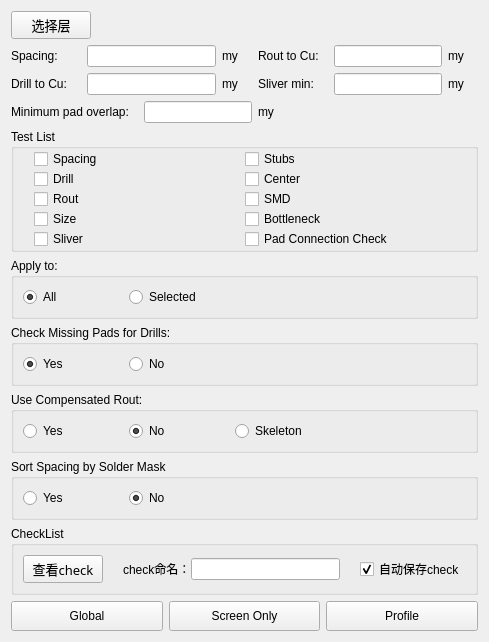
      <widget class="QWidget" name="tab">
       <attribute name="title">
        <string>线路分析</string>
       </attribute>
       <layout class="QVBoxLayout" name="verticalLayout_2">
        <item>
         <layout class="QHBoxLayout" name="horizontalLayout_6" stretch="0,1">
          <item>
           <widget class="QPushButton" name="signal_layer_btn">
            <property name="font">
             <font>
              <family>黑体</family>
              <pointsize>10</pointsize>
             </font>
            </property>
            <property name="cursor">
             <cursorShape>PointingHandCursor</cursorShape>
            </property>
            <property name="text">
             <string>选择层</string>
            </property>
           </widget>
          </item>
          <item>
           <widget class="QLabel" name="layers_label">
            <property name="font">
             <font>
              <family>黑体</family>
              <pointsize>10</pointsize>
             </font>
            </property>
            <property name="text">
             <string/>
            </property>
           </widget>
          </item>
         </layout>
        </item>
        <item>
         <layout class="QGridLayout" name="gridLayout">
          <item row="0" column="0">
           <widget class="QLabel" name="label">
            <property name="minimumSize">
             <size>
              <width>70</width>
              <height>0</height>
             </size>
            </property>
            <property name="text">
             <string>Spacing:</string>
            </property>
           </widget>
          </item>
          <item row="0" column="1" colspan="2">
           <widget class="QLineEdit" name="lineEdit"/>
          </item>
          <item row="0" column="3">
           <widget class="QLabel" name="label_6">
            <property name="minimumSize">
             <size>
              <width>30</width>
              <height>0</height>
             </size>
            </property>
            <property name="maximumSize">
             <size>
              <width>30</width>
              <height>16777215</height>
             </size>
            </property>
            <property name="text">
             <string>my</string>
            </property>
           </widget>
          </item>
          <item row="0" column="6">
           <widget class="QLineEdit" name="lineEdit_2"/>
          </item>
          <item row="0" column="7">
           <widget class="QLabel" name="label_8">
            <property name="minimumSize">
             <size>
              <width>30</width>
              <height>0</height>
             </size>
            </property>
            <property name="maximumSize">
             <size>
              <width>30</width>
              <height>16777215</height>
             </size>
            </property>
            <property name="text">
             <string>my</string>
            </property>
           </widget>
          </item>
          <item row="1" column="0">
           <widget class="QLabel" name="label_4">
            <property name="minimumSize">
             <size>
              <width>70</width>
              <height>0</height>
             </size>
            </property>
            <property name="text">
             <string>Drill to Cu:</string>
            </property>
           </widget>
          </item>
          <item row="1" column="1" colspan="2">
           <widget class="QLineEdit" name="lineEdit_3"/>
          </item>
          <item row="1" column="3">
           <widget class="QLabel" name="label_7">
            <property name="minimumSize">
             <size>
              <width>30</width>
              <height>0</height>
             </size>
            </property>
            <property name="maximumSize">
             <size>
              <width>30</width>
              <height>16777215</height>
             </size>
            </property>
            <property name="text">
             <string>my</string>
            </property>
           </widget>
          </item>
          <item row="1" column="6">
           <widget class="QLineEdit" name="lineEdit_4"/>
          </item>
          <item row="1" column="7">
           <widget class="QLabel" name="label_9">
            <property name="minimumSize">
             <size>
              <width>30</width>
              <height>0</height>
             </size>
            </property>
            <property name="maximumSize">
             <size>
              <width>30</width>
              <height>16777215</height>
             </size>
            </property>
            <property name="text">
             <string>my</string>
            </property>
           </widget>
          </item>
          <item row="2" column="2" colspan="2">
           <widget class="QLineEdit" name="lineEdit_5"/>
          </item>
          <item row="0" column="4" colspan="2">
           <widget class="QLabel" name="label_2">
            <property name="minimumSize">
             <size>
              <width>70</width>
              <height>0</height>
             </size>
            </property>
            <property name="text">
             <string>Rout to Cu:</string>
            </property>
           </widget>
          </item>
          <item row="1" column="4" colspan="2">
           <widget class="QLabel" name="label_5">
            <property name="minimumSize">
             <size>
              <width>70</width>
              <height>0</height>
             </size>
            </property>
            <property name="text">
             <string>Sliver min:</string>
            </property>
           </widget>
          </item>
          <item row="2" column="4" colspan="2">
           <widget class="QLabel" name="label_10">
            <property name="minimumSize">
             <size>
              <width>30</width>
              <height>0</height>
             </size>
            </property>
            <property name="maximumSize">
             <size>
              <width>30</width>
              <height>16777215</height>
             </size>
            </property>
            <property name="text">
             <string>my</string>
            </property>
           </widget>
          </item>
          <item row="2" column="0" colspan="2">
           <widget class="QLabel" name="label_3">
            <property name="text">
             <string>Minimum pad overlap:</string>
            </property>
           </widget>
          </item>
         </layout>
        </item>
        <item>
         <widget class="QGroupBox" name="groupBox">
          <property name="title">
           <string>Test List</string>
          </property>
          <layout class="QGridLayout" name="gridLayout_2" rowstretch="0,1,0,0,0">
           <property name="leftMargin">
            <number>20</number>
           </property>
           <property name="topMargin">
            <number>0</number>
           </property>
           <property name="rightMargin">
            <number>20</number>
           </property>
           <property name="bottomMargin">
            <number>0</number>
           </property>
           <property name="spacing">
            <number>0</number>
           </property>
           <item row="0" column="0">
            <widget class="QCheckBox" name="checkBox">
             <property name="text">
              <string>Spacing</string>
             </property>
             <property name="checkable">
              <bool>false</bool>
             </property>
             <property name="checked">
              <bool>false</bool>
             </property>
             <property name="tristate">
              <bool>true</bool>
             </property>
            </widget>
           </item>
           <item row="0" column="1">
            <widget class="QCheckBox" name="checkBox_2">
             <property name="text">
              <string>Stubs</string>
             </property>
             <property name="checkable">
              <bool>false</bool>
             </property>
             <property name="checked">
              <bool>false</bool>
             </property>
             <property name="tristate">
              <bool>true</bool>
             </property>
            </widget>
           </item>
           <item row="1" column="0">
            <widget class="QCheckBox" name="checkBox_3">
             <property name="text">
              <string>Drill</string>
             </property>
             <property name="checkable">
              <bool>false</bool>
             </property>
             <property name="checked">
              <bool>false</bool>
             </property>
             <property name="tristate">
              <bool>true</bool>
             </property>
            </widget>
           </item>
           <item row="1" column="1">
            <widget class="QCheckBox" name="checkBox_4">
             <property name="text">
              <string>Center</string>
             </property>
             <property name="checkable">
              <bool>false</bool>
             </property>
             <property name="checked">
              <bool>false</bool>
             </property>
             <property name="tristate">
              <bool>true</bool>
             </property>
            </widget>
           </item>
           <item row="2" column="0">
            <widget class="QCheckBox" name="checkBox_5">
             <property name="text">
              <string>Rout</string>
             </property>
             <property name="checkable">
              <bool>false</bool>
             </property>
             <property name="checked">
              <bool>false</bool>
             </property>
             <property name="tristate">
              <bool>true</bool>
             </property>
            </widget>
           </item>
           <item row="2" column="1">
            <widget class="QCheckBox" name="checkBox_6">
             <property name="text">
              <string>SMD</string>
             </property>
             <property name="checkable">
              <bool>false</bool>
             </property>
             <property name="checked">
              <bool>false</bool>
             </property>
             <property name="tristate">
              <bool>true</bool>
             </property>
            </widget>
           </item>
           <item row="3" column="0">
            <widget class="QCheckBox" name="checkBox_7">
             <property name="text">
              <string>Size</string>
             </property>
             <property name="checkable">
              <bool>false</bool>
             </property>
             <property name="checked">
              <bool>false</bool>
             </property>
             <property name="tristate">
              <bool>true</bool>
             </property>
            </widget>
           </item>
           <item row="3" column="1">
            <widget class="QCheckBox" name="checkBox_8">
             <property name="text">
              <string>Bottleneck</string>
             </property>
             <property name="checkable">
              <bool>false</bool>
             </property>
             <property name="autoExclusive">
              <bool>false</bool>
             </property>
             <property name="tristate">
              <bool>true</bool>
             </property>
            </widget>
           </item>
           <item row="4" column="0">
            <widget class="QCheckBox" name="checkBox_9">
             <property name="text">
              <string>Sliver</string>
             </property>
             <property name="checkable">
              <bool>false</bool>
             </property>
             <property name="checked">
              <bool>false</bool>
             </property>
             <property name="tristate">
              <bool>true</bool>
             </property>
            </widget>
           </item>
           <item row="4" column="1">
            <widget class="QCheckBox" name="checkBox_10">
             <property name="text">
              <string>Pad Connection Check</string>
             </property>
             <property name="checkable">
              <bool>false</bool>
             </property>
             <property name="autoExclusive">
              <bool>false</bool>
             </property>
             <property name="tristate">
              <bool>true</bool>
             </property>
            </widget>
           </item>
          </layout>
         </widget>
        </item>
        <item>
         <widget class="QGroupBox" name="groupBox_2">
          <property name="title">
           <string>Apply to:</string>
          </property>
          <layout class="QHBoxLayout" name="horizontalLayout" stretch="1,1">
           <item>
            <widget class="QRadioButton" name="radioButton">
             <property name="maximumSize">
              <size>
               <width>100</width>
               <height>16777215</height>
              </size>
             </property>
             <property name="text">
              <string>All</string>
             </property>
             <property name="checkable">
              <bool>true</bool>
             </property>
             <property name="checked">
              <bool>true</bool>
             </property>
             <property name="autoRepeat">
              <bool>false</bool>
             </property>
             <property name="autoExclusive">
              <bool>true</bool>
             </property>
            </widget>
           </item>
           <item>
            <widget class="QRadioButton" name="radioButton_2">
             <property name="text">
              <string>Selected</string>
             </property>
            </widget>
           </item>
          </layout>
         </widget>
        </item>
        <item>
         <widget class="QGroupBox" name="groupBox_3">
          <property name="title">
           <string>Check Missing Pads for Drills:</string>
          </property>
          <layout class="QHBoxLayout" name="horizontalLayout_2">
           <item>
            <widget class="QRadioButton" name="radioButton_3">
             <property name="maximumSize">
              <size>
               <width>100</width>
               <height>16777215</height>
              </size>
             </property>
             <property name="text">
              <string>Yes</string>
             </property>
             <property name="checked">
              <bool>true</bool>
             </property>
            </widget>
           </item>
           <item>
            <widget class="QRadioButton" name="radioButton_4">
             <property name="text">
              <string>No</string>
             </property>
            </widget>
           </item>
          </layout>
         </widget>
        </item>
        <item>
         <widget class="QGroupBox" name="groupBox_4">
          <property name="title">
           <string>Use Compensated Rout:</string>
          </property>
          <layout class="QHBoxLayout" name="horizontalLayout_3">
           <item>
            <widget class="QRadioButton" name="radioButton_5">
             <property name="maximumSize">
              <size>
               <width>100</width>
               <height>16777215</height>
              </size>
             </property>
             <property name="text">
              <string>Yes</string>
             </property>
            </widget>
           </item>
           <item>
            <widget class="QRadioButton" name="radioButton_6">
             <property name="maximumSize">
              <size>
               <width>100</width>
               <height>16777215</height>
              </size>
             </property>
             <property name="text">
              <string>No</string>
             </property>
             <property name="checked">
              <bool>true</bool>
             </property>
            </widget>
           </item>
           <item>
            <widget class="QRadioButton" name="radioButton_9">
             <property name="text">
              <string>Skeleton</string>
             </property>
            </widget>
           </item>
          </layout>
         </widget>
        </item>
        <item>
         <widget class="QGroupBox" name="groupBox_5">
          <property name="title">
           <string>Sort Spacing by Solder Mask</string>
          </property>
          <layout class="QHBoxLayout" name="horizontalLayout_4">
           <item>
            <widget class="QRadioButton" name="radioButton_7">
             <property name="maximumSize">
              <size>
               <width>100</width>
               <height>16777215</height>
              </size>
             </property>
             <property name="text">
              <string>Yes</string>
             </property>
            </widget>
           </item>
           <item>
            <widget class="QRadioButton" name="radioButton_8">
             <property name="text">
              <string>No</string>
             </property>
             <property name="checked">
              <bool>true</bool>
             </property>
            </widget>
           </item>
          </layout>
         </widget>
        </item>
        <item>
         <widget class="QGroupBox" name="groupBox_6">
          <property name="title">
           <string>CheckList</string>
          </property>
          <layout class="QHBoxLayout" name="horizontalLayout_8">
           <property name="spacing">
            <number>20</number>
           </property>
           <item>
            <widget class="QPushButton" name="view_check_btn">
             <property name="font">
              <font>
               <family>黑体</family>
               <pointsize>10</pointsize>
              </font>
             </property>
             <property name="cursor">
              <cursorShape>PointingHandCursor</cursorShape>
             </property>
             <property name="text">
              <string>查看check</string>
             </property>
            </widget>
           </item>
           <item>
            <layout class="QHBoxLayout" name="horizontalLayout_7">
             <property name="spacing">
              <number>0</number>
             </property>
             <item>
              <widget class="QLabel" name="label_12">
               <property name="text">
                <string>check命名：</string>
               </property>
              </widget>
             </item>
             <item>
              <widget class="QLineEdit" name="signal_check_name">
               <property name="text">
                <string/>
               </property>
              </widget>
             </item>
            </layout>
           </item>
           <item>
            <widget class="QCheckBox" name="auto_checkbox">
             <property name="text">
              <string>自动保存check</string>
             </property>
             <property name="checked">
              <bool>true</bool>
             </property>
            </widget>
           </item>
          </layout>
         </widget>
        </item>
        <item>
         <layout class="QHBoxLayout" name="horizontalLayout_5">
          <item>
           <widget class="QPushButton" name="pushButton">
            <property name="minimumSize">
             <size>
              <width>0</width>
              <height>30</height>
             </size>
            </property>
            <property name="cursor">
             <cursorShape>PointingHandCursor</cursorShape>
            </property>
            <property name="text">
             <string>Global</string>
            </property>
           </widget>
          </item>
          <item>
           <widget class="QPushButton" name="pushButton_2">
            <property name="minimumSize">
             <size>
              <width>0</width>
              <height>30</height>
             </size>
            </property>
            <property name="cursor">
             <cursorShape>PointingHandCursor</cursorShape>
            </property>
            <property name="text">
             <string>Screen Only</string>
            </property>
           </widget>
          </item>
          <item>
           <widget class="QPushButton" name="pushButton_3">
            <property name="minimumSize">
             <size>
              <width>0</width>
              <height>30</height>
             </size>
            </property>
            <property name="cursor">
             <cursorShape>PointingHandCursor</cursorShape>
            </property>
            <property name="text">
             <string>Profile</string>
            </property>
           </widget>
          </item>
         </layout>
        </item>
       </layout>
      </widget>
